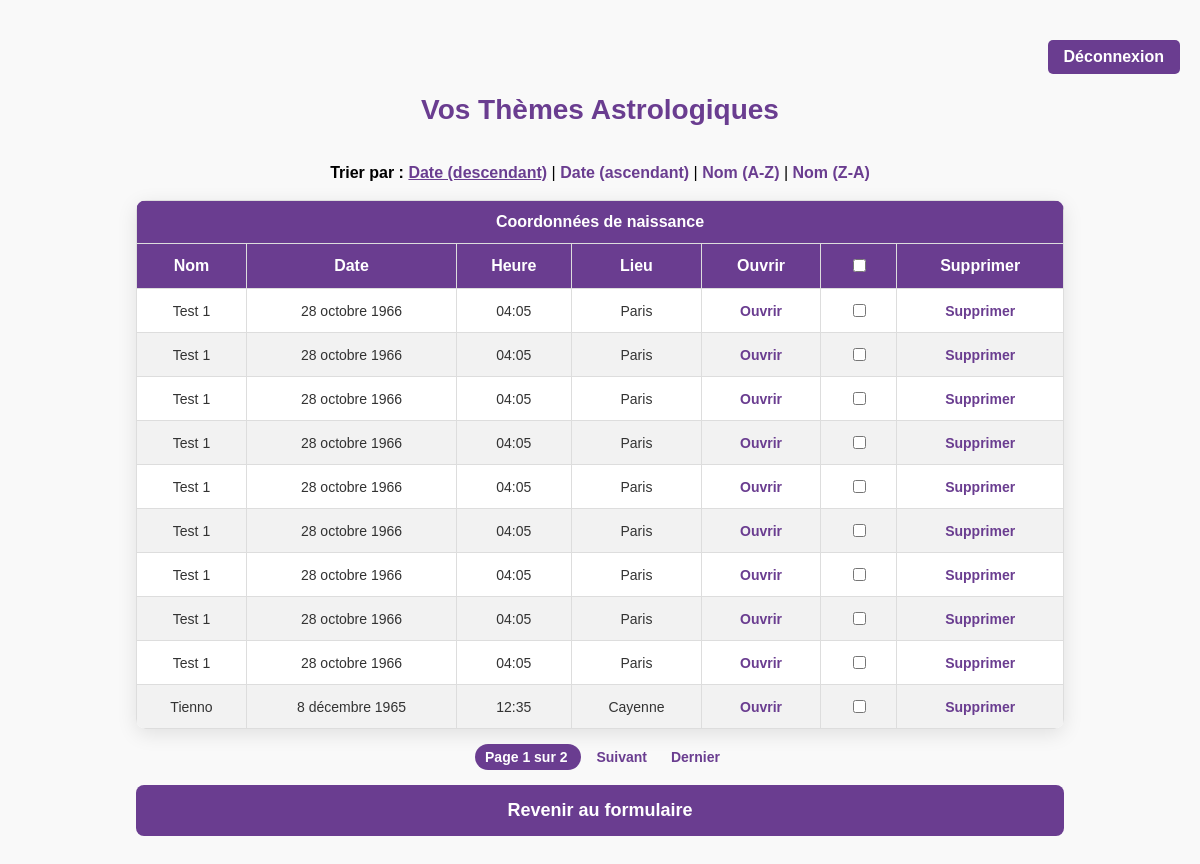
Screenshot of /themes/ (signed in) with the database file from the repository.
### astroapp/models.py (models this page shows, shortened)
class ThemeAstrologique(models.Model):
    utilisateur = models.ForeignKey(User, on_delete=models.CASCADE)
    name = models.CharField(max_length=255)
    birthdate = models.DateField()
    birthtime = models.TimeField()
    country_of_birth = models.CharField(max_length=255)
    city_of_birth = models.CharField(max_length=255)
    date_de_creation = models.DateTimeField(auto_now_add=True)

### astroapp/views.py (the view)
# urls.py: path('themes/', views.liste_themes, name='liste_themes'),
@login_required
def liste_themes(request):
    sort = request.GET.get('sort', '-date_de_creation')
    allowed_sorts = ['name', 'date_de_creation', '-date_de_creation', '-name']
    if sort not in allowed_sorts:
        sort = '-date_de_creation'  # Revenir au tri par défaut si le paramètre est invalide
    themes = ThemeAstrologique.objects.filter(utilisateur=request.user).order_by(sort)
    paginator = Paginator(themes, 10)  # 10 thèmes par page
    page_number = request.GET.get('page')  # Récupérer le numéro de page dans l'URL
    page_obj = paginator.get_page(page_number)  # Obtenir la page correspondante
    return render(request, 'liste_themes.html', {
        'page_obj': page_obj,  # Objets de la page actuelle
        'current_sort': sort,  # Critère de tri actuel
    })

### astroapp/templates/liste_themes.html (shortened to what this page needs)
{% load static %}
<!DOCTYPE html>
<html lang="fr">
<head>
</head>
<body>
<div class="auth-links">
    {% if user.is_authenticated %}
        <a href="{% url 'deconnexion' %}">Déconnexion</a>
    {% else %}
        <a href="{% url 'connexion' %}">Connexion</a>
        <a href="{% url 'inscription' %}">S'inscrire</a>
    {% endif %}
</div>
    <h1>Vos Thèmes Astrologiques</h1>
<br>
<div class="div-tri">
<div class="tri-options">
    <strong>Trier par :</strong>
    <a href="?sort=-date_de_creation" {% if current_sort == '-date_de_creation' %}class="active"{% endif %}>Date (descendant)</a> |
    <a href="?sort=date_de_creation" {% if current_sort == 'date_de_creation' %}class="active"{% endif %}>Date (ascendant)</a> |
    <a href="?sort=name" {% if current_sort == 'name' %}class="active"{% endif %}>Nom (A-Z)</a> |
    <a href="?sort=-name" {% if current_sort == '-name' %}class="active"{% endif %}>Nom (Z-A)</a>
</div>
</div>
<br>
<div>
<table>
    <tr>
        <th colspan="7">Coordonnées de naissance</th>
    </tr>
    <tr>
        <th>Nom</th>
        <th>Date</th>
        <th>Heure</th>
        <th>Lieu</th>
        <th>Ouvrir</th>
        <th>
            <input type="checkbox" id="selectAll" />
        </th>
        <th>Supprimer</th>
    </tr>
    {% for theme in page_obj %}
    <tr>
        <td>{{ theme.name }}</td>
        <td>{{ theme.birthdate }}</td>
        <td>{{ theme.birthtime }}</td>
        <td>{{ theme.city_of_birth }}</td>
        <td>
            <a href="{% url 'ouvrir_theme' theme.id %}">Ouvrir</a>
        </td>
        <td>
           <input type="checkbox" class="theme-checkbox" data-id="{{ theme.id }}" />
        </td>
        <td>
            <a href="#" data-id="{{ theme.id }}" class="delete-btn">Supprimer</a>
        </td>
    </tr>
    {% empty %}
    <tr>
        <td colspan="7">Aucun thème trouvé.</td>
    </tr>
    {% endfor %}
</table>
</div>
<div class="pagination">
    <span class="step-links">
        <span class="current">
            Page {{ page_obj.number }} sur {{ page_obj.paginator.num_pages }}
        </span>
        {% if page_obj.has_next %}
            <a href="?page={{ page_obj.next_page_number }}&sort={{ current_sort }}">Suivant</a>
            <a href="?page={{ page_obj.paginator.num_pages }}&sort={{ current_sort }}">Dernier</a>
        {% endif %}
    </span>
</div>
<div>
<a href="{% url 'birth_data' %}" class="btn-retour-formulaire">Revenir au formulaire</a>
</div>
</body>
</html>

### astroapp/templates/liste_themes.html (style rules this page uses)
.auth-links { display: flex; gap: 10px; margin-top: 20px; margin-bottom: 20px; justify-content: flex-end; }
.auth-links a { background-color: #6A3D90; color: white; padding: 8px 16px; border-radius: 5px; text-decoration: none; font-weight: bold; transition: background-color 0.3s ease; }
body { font-family: 'Arial', sans-serif; margin: 0; padding: 20px; background-color: #f9f9f9; }
h1 { text-align: center; color: #6A3D90; font-size: 28px; margin-bottom: 20px; }
table { width: 80%; margin: 0 auto; border-collapse: collapse; background-color: #fff; border-radius: 10px; overflow: hidden; box-shadow: 0 5px 20px rgba(0, 0, 0, 0.1); }
th, td { padding: 12px 15px; text-align: center; border: 1px solid #ddd; }
th { background-color: #6A3D90; color: white; font-size: 16px; font-weight: bold; }
tr:nth-child(even) { background-color: #f2f2f2; }
td { font-size: 14px; color: #333; }
a { color: #6A3D90; font-weight: bold; text-decoration: none; transition: color 0.3s ease, transform 0.2s ease; }
.btn-retour-formulaire { display: block; width: 80%; margin: 20px auto; padding: 15px 0; background-color: #6A3D90; color: white; text-align: center; text-decoration: none; font-weight: bold; border-radius: 8px; font-size: 18px; transition: background-color 0.3s ease, transform 0.2s ease; }
.div-tri { text-align:center; }
.tri-options a.active { font-weight: bold; text-decoration: underline; text-align:center; }
.pagination { display: flex; justify-content: center; align-items: center; margin: 20px 0; font-size: 14px; }
.pagination a { margin: 0 10px; text-decoration: none; color: #6A3D90; font-weight: bold; transition: color 0.3s ease, transform 0.2s ease; }
.pagination .current { font-weight: bold; color: white; background-color: #6A3D90; border-radius: 20px; padding: 5px 10px; }
.pagination span { color: #555; font-style: normal; margin: 0 5px; }

### rows the page displays
ThemeAstrologique: name "Test 1", birthdate "28 octobre 1966", birthtime "04:05", city_of_birth "Paris"
ThemeAstrologique: name "Test 1", birthdate "28 octobre 1966", birthtime "04:05", city_of_birth "Paris"
ThemeAstrologique: name "Test 1", birthdate "28 octobre 1966", birthtime "04:05", city_of_birth "Paris"
ThemeAstrologique: name "Test 1", birthdate "28 octobre 1966", birthtime "04:05", city_of_birth "Paris"
ThemeAstrologique: name "Test 1", birthdate "28 octobre 1966", birthtime "04:05", city_of_birth "Paris"
ThemeAstrologique: name "Test 1", birthdate "28 octobre 1966", birthtime "04:05", city_of_birth "Paris"
ThemeAstrologique: name "Test 1", birthdate "28 octobre 1966", birthtime "04:05", city_of_birth "Paris"
ThemeAstrologique: name "Test 1", birthdate "28 octobre 1966", birthtime "04:05", city_of_birth "Paris"
ThemeAstrologique: name "Test 1", birthdate "28 octobre 1966", birthtime "04:05", city_of_birth "Paris"
ThemeAstrologique: name "Tienno", birthdate "8 décembre 1965", birthtime "12:35", city_of_birth "Cayenne"

### other values shown
{{ page_obj.number }} "1"
{{ page_obj.paginator.num_pages }} "2"
